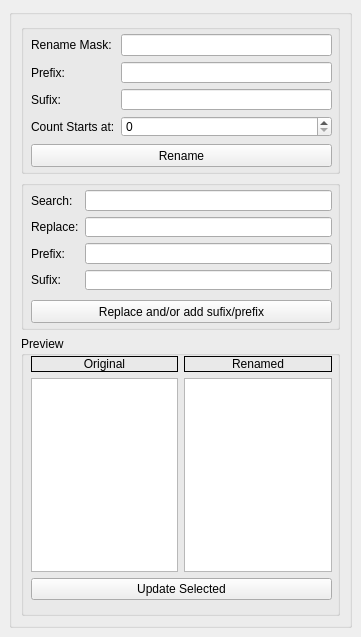
<?xml version="1.0" encoding="UTF-8"?>
<ui version="4.0">
 <class>bdMRMainWindow</class>
 <widget class="QMainWindow" name="bdMRMainWindow">
  <property name="geometry">
   <rect>
    <x>0</x>
    <y>0</y>
    <width>361</width>
    <height>634</height>
   </rect>
  </property>
  <property name="windowTitle">
   <string>Multi Rename</string>
  </property>
  <widget class="QWidget" name="centralwidget">
   <layout class="QVBoxLayout" name="verticalLayout_2">
    <item>
     <widget class="QGroupBox" name="mainGrp">
      <property name="title">
       <string/>
      </property>
      <layout class="QVBoxLayout" name="verticalLayout_3">
       <item>
        <layout class="QVBoxLayout" name="verticalLayout">
         <item>
          <widget class="QGroupBox" name="masksGrp">
           <property name="enabled">
            <bool>true</bool>
           </property>
           <property name="sizePolicy">
            <sizepolicy hsizetype="MinimumExpanding" vsizetype="Fixed">
             <horstretch>0</horstretch>
             <verstretch>150</verstretch>
            </sizepolicy>
           </property>
           <property name="minimumSize">
            <size>
             <width>0</width>
             <height>150</height>
            </size>
           </property>
           <property name="title">
            <string/>
           </property>
           <widget class="QWidget" name="layoutWidget">
            <property name="geometry">
             <rect>
              <x>10</x>
              <y>10</y>
              <width>301</width>
              <height>103</height>
             </rect>
            </property>
            <layout class="QGridLayout" name="gridLayout">
             <item row="1" column="1">
              <widget class="QLineEdit" name="inputPrefix"/>
             </item>
             <item row="1" column="0">
              <widget class="QLabel" name="label_3">
               <property name="text">
                <string>Prefix:</string>
               </property>
              </widget>
             </item>
             <item row="0" column="1">
              <widget class="QLineEdit" name="inputRenameMask"/>
             </item>
             <item row="0" column="0">
              <widget class="QLabel" name="label">
               <property name="text">
                <string>Rename Mask:</string>
               </property>
              </widget>
             </item>
             <item row="2" column="0">
              <widget class="QLabel" name="label_4">
               <property name="text">
                <string>Sufix:</string>
               </property>
              </widget>
             </item>
             <item row="3" column="0">
              <widget class="QLabel" name="label_9">
               <property name="text">
                <string>Count Starts at:</string>
               </property>
              </widget>
             </item>
             <item row="2" column="1">
              <widget class="QLineEdit" name="inputSufix"/>
             </item>
             <item row="3" column="1">
              <widget class="QSpinBox" name="inputStartCounter"/>
             </item>
            </layout>
           </widget>
           <widget class="QPushButton" name="renameBtn">
            <property name="geometry">
             <rect>
              <x>10</x>
              <y>120</y>
              <width>301</width>
              <height>23</height>
             </rect>
            </property>
            <property name="text">
             <string>Rename</string>
            </property>
           </widget>
          </widget>
         </item>
         <item>
          <widget class="QGroupBox" name="searchReplaceGrp">
           <property name="minimumSize">
            <size>
             <width>0</width>
             <height>150</height>
            </size>
           </property>
           <property name="title">
            <string/>
           </property>
           <widget class="QWidget" name="layoutWidget">
            <property name="geometry">
             <rect>
              <x>10</x>
              <y>10</y>
              <width>301</width>
              <height>100</height>
             </rect>
            </property>
            <layout class="QGridLayout" name="gridLayout_2">
             <item row="0" column="0">
              <widget class="QLabel" name="label_5">
               <property name="text">
                <string>Search:</string>
               </property>
              </widget>
             </item>
             <item row="0" column="1">
              <widget class="QLineEdit" name="inputSearch"/>
             </item>
             <item row="1" column="0">
              <widget class="QLabel" name="label_6">
               <property name="text">
                <string>Replace:</string>
               </property>
              </widget>
             </item>
             <item row="1" column="1">
              <widget class="QLineEdit" name="inputReplace"/>
             </item>
             <item row="2" column="0">
              <widget class="QLabel" name="label_10">
               <property name="text">
                <string>Prefix:</string>
               </property>
              </widget>
             </item>
             <item row="3" column="0">
              <widget class="QLabel" name="label_11">
               <property name="text">
                <string>Sufix:</string>
               </property>
              </widget>
             </item>
             <item row="2" column="1">
              <widget class="QLineEdit" name="inputPrefixReplace"/>
             </item>
             <item row="3" column="1">
              <widget class="QLineEdit" name="inputSufixReplace"/>
             </item>
            </layout>
           </widget>
           <widget class="QPushButton" name="replaceBtn">
            <property name="geometry">
             <rect>
              <x>10</x>
              <y>120</y>
              <width>301</width>
              <height>23</height>
             </rect>
            </property>
            <property name="text">
             <string>Replace and/or add sufix/prefix</string>
            </property>
           </widget>
          </widget>
         </item>
         <item>
          <widget class="QGroupBox" name="previewGrp">
           <property name="minimumSize">
            <size>
             <width>0</width>
             <height>280</height>
            </size>
           </property>
           <property name="title">
            <string>Preview</string>
           </property>
           <widget class="QWidget" name="layoutWidget">
            <property name="geometry">
             <rect>
              <x>10</x>
              <y>20</y>
              <width>301</width>
              <height>244</height>
             </rect>
            </property>
            <layout class="QGridLayout" name="gridLayout_3">
             <item row="0" column="0">
              <widget class="QLabel" name="label_7">
               <property name="sizePolicy">
                <sizepolicy hsizetype="Preferred" vsizetype="Preferred">
                 <horstretch>0</horstretch>
                 <verstretch>0</verstretch>
                </sizepolicy>
               </property>
               <property name="frameShape">
                <enum>QFrame::Box</enum>
               </property>
               <property name="text">
                <string>Original</string>
               </property>
               <property name="alignment">
                <set>Qt::AlignCenter</set>
               </property>
              </widget>
             </item>
             <item row="0" column="1">
              <widget class="QLabel" name="label_8">
               <property name="frameShape">
                <enum>QFrame::Box</enum>
               </property>
               <property name="text">
                <string>Renamed</string>
               </property>
               <property name="alignment">
                <set>Qt::AlignCenter</set>
               </property>
              </widget>
             </item>
             <item row="1" column="0">
              <widget class="QListWidget" name="listOriginal"/>
             </item>
             <item row="1" column="1">
              <widget class="QListWidget" name="listPreview"/>
             </item>
             <item row="2" column="0" colspan="2">
              <widget class="QPushButton" name="updateBtn">
               <property name="text">
                <string>Update Selected</string>
               </property>
              </widget>
             </item>
            </layout>
           </widget>
          </widget>
         </item>
        </layout>
       </item>
      </layout>
     </widget>
    </item>
   </layout>
  </widget>
 </widget>
 <tabstops>
  <tabstop>inputRenameMask</tabstop>
  <tabstop>inputPrefix</tabstop>
  <tabstop>renameBtn</tabstop>
  <tabstop>inputSearch</tabstop>
  <tabstop>replaceBtn</tabstop>
  <tabstop>listOriginal</tabstop>
  <tabstop>listPreview</tabstop>
  <tabstop>updateBtn</tabstop>
 </tabstops>
 <resources/>
 <connections/>
</ui>
